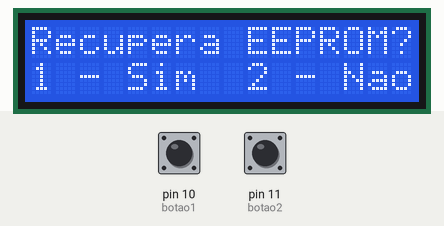
Recording of a sketch running on a simulated Arduino Uno, built with avr-gcc and run on an emulated ATmega328P. Shown: 16×2 character LCD. The test bench sets the inputs (shaded band); at power-on: pin 10 (botao1) HIGH, pin 11 (botao2) HIGH. EEPROM starts erased.

Above: at 0.9 s.
1.0 s: pin 10 (botao1) pulled LOW for 0.15 s
At 1.5 s:
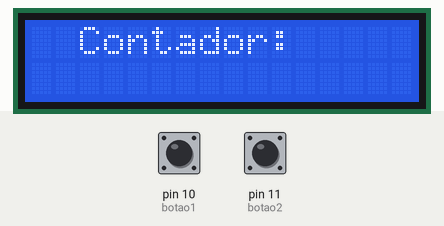
At 2.0 s:
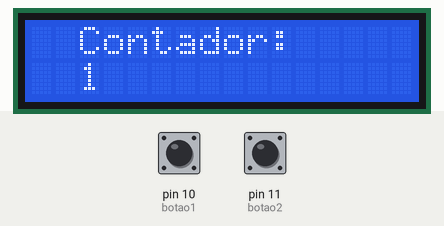
Timing chart, 0 to 4.0 s (numbered marks = the images above; inputs shaded):
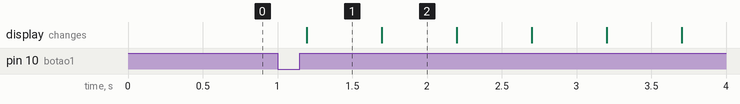

The sketch:

Gravar-e-ler-EEPROM-IDE-Arduino-Contador.ino
```cpp
/*
#===========================================#
#   Leitura e gravação de dados na EEPROM   #
#===========================================#
# Autor: Christian Danner Ramos de Carvalho #
# Universidade Federal do Maranhão          #
# 29/12/2024                                #
#===========================================#
*/

// =============================================================================================================
// INCLUSÃO DE BIBLIOTECAS
#include <Wire.h>
#include <LiquidCrystal_I2C.h>
#include <EEPROM.h>             //Biblioteca para escrever/ler da EEPROM

// DEFINIÇÕES
#define endereco  0x27 // Endereços comuns: 0x27, 0x3F
#define colunas   16
#define linhas    2

// INSTANCIANDO OBJETOS
LiquidCrystal_I2C disp(endereco, colunas, linhas);


// =============================================================================================================
// --- Mapeamento de Hardware ---
#define     botao1      10     //botão1
#define     botao2      11     //botão2


// =============================================================================================================
// --- Protótipo das Funções ---
void read_but();                               //função para leitura do botão

// =============================================================================================================
// --- Variáveis Globais ---

boolean        but1_flag = 0x00,               //flag auxiliar para o botão 1
               but2_flag = 0x00;               //flag auxiliar para o botão 2

short          option    = 0x00;               //variável para definir opção inicial

int            addr      = 0x00;               //armazena o endereço atual da EEPROM

unsigned short counter   = 0x00;               //contador auxiliar

// =============================================================================================================
// --- Configurações Iniciais ---
void setup()
{

  pinMode(botao1  , INPUT_PULLUP);      //entrada para o botão1 com pull-up interno
  pinMode(botao2  , INPUT_PULLUP);      //entrada para o botão2 com pull-up interno

  disp.init(); // INICIA A COMUNICAÇÃO COM O DISPLAY
  disp.backlight(); // LIGA A ILUMINAÇÃO DO DISPLAY
  disp.begin(16,2);                    //Inicializa LCD 16 x 2
  disp.clear();                        //Limpa LCD

  read_but();                          //Chama função para leitura dos botões

  disp.clear();                        //limpa LCD

  disp.setCursor(2,0);                 //posiciona cursor na coluna 3 linha 1
  disp.print("Contador:");             //imprime


} //end setup


// =============================================================================================================
// --- Loop Infinito ---
void loop()
{
   counter++;                           //incrementa contador
   delay(500);                          //a cada 500ms

   disp.setCursor(2,1);                 //posiciona curso na coluna 3 linha 2
   disp.print(counter);                 //imprime

   EEPROM.write(addr, counter);         //escreve o valor no endereço atual da EEPROM


  //Descomentar linhas a seguir se quiser escrever em outros endereços da EEPROM:
  //addr = addr + 1;
  //if (addr == EEPROM.length()) addr = 0;


} //end loop


// =============================================================================================================
// --- Desenvolvimento das Funções ---

// =============================================================================================================
void read_but()                                //função para leitura do botão
{

  do                                           //inicio do loop finito
  {
     if(!digitalRead(botao1)) but1_flag = 0x01;  //botão1 pressionado? Seta flag
     if(!digitalRead(botao2)) but2_flag = 0x01;  //botão2 pressionado? Seta flag

     if(digitalRead(botao1) && but1_flag)      //botão1 solto e flag setada?
     {                                         //sim...
         but1_flag = 0x00;                     //limpa flag

         option   = 0x02;                      //option 2

     } //end if

     if(digitalRead(botao2) && but2_flag)      //botão2 solto e flag setada?
     {                                         //sim...
         but2_flag = 0x00;                     //limpa flag

         option   = 0x01;                      //option 1

     } //end if

     disp.setCursor(0,0);                 //posiciona cursor na coluna 1 linha 1
     disp.print("Recupera EEPROM?");      //imprime
     disp.setCursor(0,1);                 //posiciona cursor na coluna 1 linha 2
     disp.print("1 - Sim  2 - Nao");      //imprime


  }  while(option == 0x00);               //roda enquanto option for igual a zero


     if(option == 0x01)                   //opção escolhida igual a 1?
     {

        counter = EEPROM.read(addr);      //lê valor no endereço atual e armazena em counter
     }

     else if(option == 0x02)              //opção escolhida igual a 2?
     {

        EEPROM.write(addr, 0xFF);         //limpa endereço atual da EEPROM
        counter = 0x00;                   //inicia contador do zero
     }


} //end read_but
```

Measured:
- after the input at 1.0 s, the display: changes after 0.20 s (image 1)
- what the display in image 1 shows lasts 0.5 s, from 1.2 s to 1.7 s
